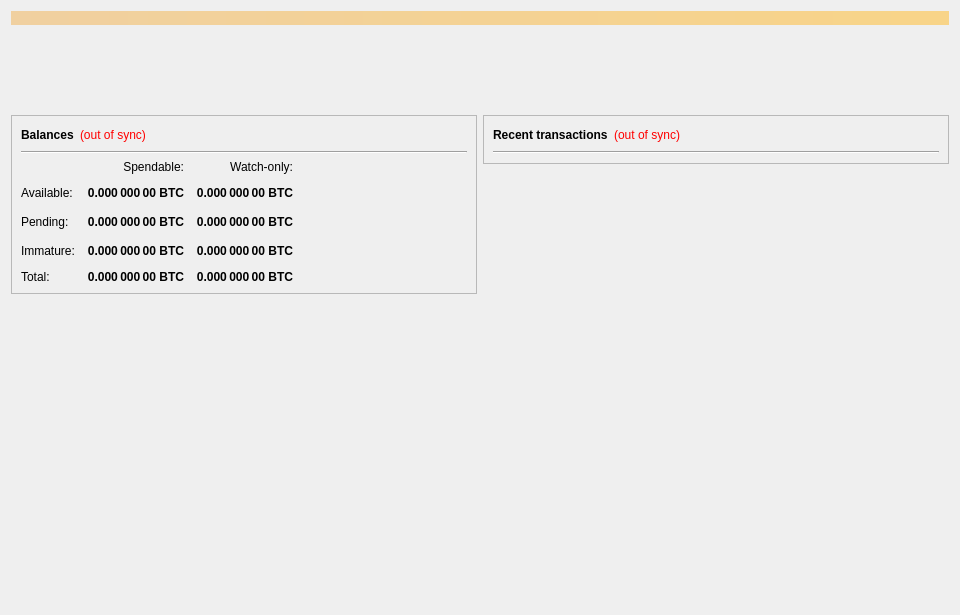
<?xml version="1.0" encoding="UTF-8"?>
<ui version="4.0">
 <class>OverviewPage</class>
 <widget class="QWidget" name="OverviewPage">
  <property name="geometry">
   <rect>
    <x>0</x>
    <y>0</y>
    <width>960</width>
    <height>615</height>
   </rect>
  </property>
  <property name="minimumSize">
   <size>
    <width>960</width>
    <height>0</height>
   </size>
  </property>
  <property name="windowTitle">
   <string>Form</string>
  </property>
  <layout class="QVBoxLayout" name="topLayout">
   <item>
    <widget class="QLabel" name="labelAlerts">
     <property name="visible">
      <bool>false</bool>
     </property>
     <property name="styleSheet">
      <string notr="true">background-color: qlineargradient(x1: 0, y1: 0, x2: 1, y2: 0, stop:0 #F0D0A0, stop:1 #F8D488); color:#000000;</string>
     </property>
     <property name="wordWrap">
      <bool>true</bool>
     </property>
     <property name="margin">
      <number>3</number>
     </property>
    </widget>
   </item>
   <item>
    <widget class="QFrame" name="frame_Header">
     <layout class="QVBoxLayout" name="verticalLayout_6">
      <item>
       <layout class="QHBoxLayout" name="horizontalLayout_Header" stretch="1,0">
        <property name="spacing">
         <number>6</number>
        </property>
        <item>
         <spacer name="horizontalSpacer_Header">
          <property name="orientation">
           <enum>Qt::Horizontal</enum>
          </property>
          <property name="sizeHint" stdset="0">
           <size>
            <width>40</width>
            <height>20</height>
           </size>
          </property>
         </spacer>
        </item>
        <item>
         <widget class="QLabel" name="labelOverviewHeaderRight">
          <property name="minimumSize">
           <size>
            <width>464</width>
            <height>60</height>
           </size>
          </property>
          <property name="maximumSize">
           <size>
            <width>16777215</width>
            <height>60</height>
           </size>
          </property>
          <property name="font">
           <font>
            <pointsize>14</pointsize>
           </font>
          </property>
          <property name="text">
           <string/>
          </property>
          <property name="alignment">
           <set>Qt::AlignRight|Qt::AlignTrailing|Qt::AlignVCenter</set>
          </property>
         </widget>
        </item>
       </layout>
      </item>
     </layout>
    </widget>
   </item>
   <item>
    <layout class="QHBoxLayout" name="horizontalLayout" stretch="1,1">
     <item>
      <layout class="QVBoxLayout" name="verticalLayout_2">
       <item>
        <widget class="QFrame" name="frame">
         <property name="frameShape">
          <enum>QFrame::StyledPanel</enum>
         </property>
         <property name="frameShadow">
          <enum>QFrame::Raised</enum>
         </property>
         <layout class="QVBoxLayout" name="verticalLayout_4">
          <item>
           <layout class="QHBoxLayout" name="horizontalLayout_4">
            <item>
             <widget class="QLabel" name="label_5">
              <property name="font">
               <font>
                <weight>75</weight>
                <bold>true</bold>
               </font>
              </property>
              <property name="text">
               <string>Balances</string>
              </property>
             </widget>
            </item>
            <item>
             <widget class="QLabel" name="labelWalletStatus">
              <property name="cursor">
               <cursorShape>WhatsThisCursor</cursorShape>
              </property>
              <property name="toolTip">
               <string>The displayed information may be out of date. Your wallet automatically synchronizes with the bitcoinpay network after a connection is established, but this process has not completed yet.</string>
              </property>
              <property name="styleSheet">
               <string notr="true">QLabel { color: red; }</string>
              </property>
              <property name="text">
               <string notr="true">(out of sync)</string>
              </property>
              <property name="alignment">
               <set>Qt::AlignLeading|Qt::AlignLeft|Qt::AlignVCenter</set>
              </property>
             </widget>
            </item>
            <item>
             <spacer name="horizontalSpacer_3">
              <property name="orientation">
               <enum>Qt::Horizontal</enum>
              </property>
              <property name="sizeHint" stdset="0">
               <size>
                <width>40</width>
                <height>20</height>
               </size>
              </property>
             </spacer>
            </item>
           </layout>
          </item>
          <item>
           <widget class="Line" name="line">
            <property name="orientation">
             <enum>Qt::Horizontal</enum>
            </property>
           </widget>
          </item>
          <item>
           <layout class="QGridLayout" name="gridLayout">
            <property name="spacing">
             <number>12</number>
            </property>
            <item row="2" column="3">
             <spacer name="horizontalSpacer_2">
              <property name="orientation">
               <enum>Qt::Horizontal</enum>
              </property>
              <property name="sizeHint" stdset="0">
               <size>
                <width>40</width>
                <height>20</height>
               </size>
              </property>
             </spacer>
            </item>
            <item row="2" column="1">
             <widget class="QLabel" name="labelUnconfirmed">
              <property name="font">
               <font>
                <weight>75</weight>
                <bold>true</bold>
               </font>
              </property>
              <property name="cursor">
               <cursorShape>IBeamCursor</cursorShape>
              </property>
              <property name="toolTip">
               <string>Total of transactions that have yet to be confirmed, and do not yet count toward the spendable balance</string>
              </property>
              <property name="text">
               <string notr="true">0.000 000 00 BTC</string>
              </property>
              <property name="alignment">
               <set>Qt::AlignRight|Qt::AlignTrailing|Qt::AlignVCenter</set>
              </property>
              <property name="textInteractionFlags">
               <set>Qt::LinksAccessibleByMouse|Qt::TextSelectableByKeyboard|Qt::TextSelectableByMouse</set>
              </property>
             </widget>
            </item>
            <item row="2" column="2">
             <widget class="QLabel" name="labelWatchPending">
              <property name="font">
               <font>
                <weight>75</weight>
                <bold>true</bold>
               </font>
              </property>
              <property name="cursor">
               <cursorShape>IBeamCursor</cursorShape>
              </property>
              <property name="toolTip">
               <string>Unconfirmed transactions to watch-only addresses</string>
              </property>
              <property name="text">
               <string notr="true">0.000 000 00 BTC</string>
              </property>
              <property name="alignment">
               <set>Qt::AlignRight|Qt::AlignTrailing|Qt::AlignVCenter</set>
              </property>
              <property name="textInteractionFlags">
               <set>Qt::LinksAccessibleByMouse|Qt::TextSelectableByKeyboard|Qt::TextSelectableByMouse</set>
              </property>
             </widget>
            </item>
            <item row="4" column="0">
             <widget class="QLabel" name="labelTotalText">
              <property name="text">
               <string>Total:</string>
              </property>
             </widget>
            </item>
            <item row="3" column="1">
             <widget class="QLabel" name="labelImmature">
              <property name="font">
               <font>
                <weight>75</weight>
                <bold>true</bold>
               </font>
              </property>
              <property name="cursor">
               <cursorShape>IBeamCursor</cursorShape>
              </property>
              <property name="toolTip">
               <string>Staked or masternode rewards that has not yet matured</string>
              </property>
              <property name="text">
               <string notr="true">0.000 000 00 BTC</string>
              </property>
              <property name="alignment">
               <set>Qt::AlignRight|Qt::AlignTrailing|Qt::AlignVCenter</set>
              </property>
              <property name="textInteractionFlags">
               <set>Qt::LinksAccessibleByMouse|Qt::TextSelectableByKeyboard|Qt::TextSelectableByMouse</set>
              </property>
             </widget>
            </item>
            <item row="3" column="2">
             <widget class="QLabel" name="labelWatchImmature">
              <property name="font">
               <font>
                <weight>75</weight>
                <bold>true</bold>
               </font>
              </property>
              <property name="cursor">
               <cursorShape>IBeamCursor</cursorShape>
              </property>
              <property name="toolTip">
               <string>Staked or masternode rewards in watch-only addresses that has not yet matured</string>
              </property>
              <property name="text">
               <string notr="true">0.000 000 00 BTC</string>
              </property>
              <property name="alignment">
               <set>Qt::AlignRight|Qt::AlignTrailing|Qt::AlignVCenter</set>
              </property>
              <property name="textInteractionFlags">
               <set>Qt::LinksAccessibleByMouse|Qt::TextSelectableByKeyboard|Qt::TextSelectableByMouse</set>
              </property>
             </widget>
            </item>
            <item row="4" column="2">
             <widget class="QLabel" name="labelWatchTotal">
              <property name="font">
               <font>
                <weight>75</weight>
                <bold>true</bold>
               </font>
              </property>
              <property name="cursor">
               <cursorShape>IBeamCursor</cursorShape>
              </property>
              <property name="toolTip">
               <string>Current total balance in watch-only addresses</string>
              </property>
              <property name="text">
               <string notr="true">0.000 000 00 BTC</string>
              </property>
              <property name="alignment">
               <set>Qt::AlignRight|Qt::AlignTrailing|Qt::AlignVCenter</set>
              </property>
              <property name="textInteractionFlags">
               <set>Qt::LinksAccessibleByMouse|Qt::TextSelectableByKeyboard|Qt::TextSelectableByMouse</set>
              </property>
             </widget>
            </item>
            <item row="0" column="2">
             <widget class="QLabel" name="labelWatchonly">
              <property name="text">
               <string>Watch-only:</string>
              </property>
              <property name="alignment">
               <set>Qt::AlignRight|Qt::AlignTrailing|Qt::AlignVCenter</set>
              </property>
             </widget>
            </item>
            <item row="3" column="0">
             <widget class="QLabel" name="labelImmatureText">
              <property name="text">
               <string>Immature:</string>
              </property>
             </widget>
            </item>
            <item row="4" column="1">
             <widget class="QLabel" name="labelTotal">
              <property name="font">
               <font>
                <weight>75</weight>
                <bold>true</bold>
               </font>
              </property>
              <property name="cursor">
               <cursorShape>IBeamCursor</cursorShape>
              </property>
              <property name="toolTip">
               <string>Your current total balance</string>
              </property>
              <property name="text">
               <string notr="true">0.000 000 00 BTC</string>
              </property>
              <property name="alignment">
               <set>Qt::AlignRight|Qt::AlignTrailing|Qt::AlignVCenter</set>
              </property>
              <property name="textInteractionFlags">
               <set>Qt::LinksAccessibleByMouse|Qt::TextSelectableByKeyboard|Qt::TextSelectableByMouse</set>
              </property>
             </widget>
            </item>
            <item row="1" column="2">
             <widget class="QLabel" name="labelWatchAvailable">
              <property name="font">
               <font>
                <weight>75</weight>
                <bold>true</bold>
               </font>
              </property>
              <property name="cursor">
               <cursorShape>IBeamCursor</cursorShape>
              </property>
              <property name="toolTip">
               <string>Your current balance in watch-only addresses</string>
              </property>
              <property name="text">
               <string notr="true">0.000 000 00 BTC</string>
              </property>
              <property name="alignment">
               <set>Qt::AlignRight|Qt::AlignTrailing|Qt::AlignVCenter</set>
              </property>
              <property name="textInteractionFlags">
               <set>Qt::LinksAccessibleByMouse|Qt::TextSelectableByKeyboard|Qt::TextSelectableByMouse</set>
              </property>
             </widget>
            </item>
            <item row="2" column="0">
             <widget class="QLabel" name="labelPendingText">
              <property name="text">
               <string>Pending:</string>
              </property>
             </widget>
            </item>
            <item row="1" column="1">
             <widget class="QLabel" name="labelBalance">
              <property name="font">
               <font>
                <weight>75</weight>
                <bold>true</bold>
               </font>
              </property>
              <property name="cursor">
               <cursorShape>IBeamCursor</cursorShape>
              </property>
              <property name="toolTip">
               <string>Your current spendable balance</string>
              </property>
              <property name="text">
               <string notr="true">0.000 000 00 BTC</string>
              </property>
              <property name="alignment">
               <set>Qt::AlignRight|Qt::AlignTrailing|Qt::AlignVCenter</set>
              </property>
              <property name="textInteractionFlags">
               <set>Qt::LinksAccessibleByMouse|Qt::TextSelectableByKeyboard|Qt::TextSelectableByMouse</set>
              </property>
             </widget>
            </item>
            <item row="1" column="0">
             <widget class="QLabel" name="labelBalanceText">
              <property name="text">
               <string>Available:</string>
              </property>
             </widget>
            </item>
            <item row="0" column="1">
             <widget class="QLabel" name="labelSpendable">
              <property name="text">
               <string>Spendable:</string>
              </property>
              <property name="alignment">
               <set>Qt::AlignRight|Qt::AlignTrailing|Qt::AlignVCenter</set>
              </property>
             </widget>
            </item>
           </layout>
          </item>
         </layout>
        </widget>
       </item>
       <item>
        <spacer name="verticalSpacer">
         <property name="orientation">
          <enum>Qt::Vertical</enum>
         </property>
         <property name="sizeHint" stdset="0">
          <size>
           <width>20</width>
           <height>40</height>
          </size>
         </property>
        </spacer>
       </item>
      </layout>
     </item>
     <item>
      <layout class="QVBoxLayout" name="verticalLayout_3">
       <item>
        <widget class="QFrame" name="frame_2">
         <property name="frameShape">
          <enum>QFrame::StyledPanel</enum>
         </property>
         <property name="frameShadow">
          <enum>QFrame::Raised</enum>
         </property>
         <layout class="QVBoxLayout" name="verticalLayout">
          <item>
           <layout class="QHBoxLayout" name="horizontalLayout_2">
            <item>
             <widget class="QLabel" name="label_4">
              <property name="font">
               <font>
                <weight>75</weight>
                <bold>true</bold>
               </font>
              </property>
              <property name="text">
               <string>Recent transactions</string>
              </property>
             </widget>
            </item>
            <item>
             <widget class="QLabel" name="labelTransactionsStatus">
              <property name="cursor">
               <cursorShape>WhatsThisCursor</cursorShape>
              </property>
              <property name="toolTip">
               <string>The displayed information may be out of date. Your wallet automatically synchronizes with the bitcoinpay network after a connection is established, but this process has not completed yet.</string>
              </property>
              <property name="styleSheet">
               <string notr="true">QLabel { color: red; }</string>
              </property>
              <property name="text">
               <string notr="true">(out of sync)</string>
              </property>
              <property name="alignment">
               <set>Qt::AlignRight|Qt::AlignTrailing|Qt::AlignVCenter</set>
              </property>
             </widget>
            </item>
            <item>
             <spacer name="horizontalSpacer">
              <property name="orientation">
               <enum>Qt::Horizontal</enum>
              </property>
              <property name="sizeHint" stdset="0">
               <size>
                <width>40</width>
                <height>20</height>
               </size>
              </property>
             </spacer>
            </item>
           </layout>
          </item>
          <item>
           <widget class="Line" name="line_2">
            <property name="orientation">
             <enum>Qt::Horizontal</enum>
            </property>
           </widget>
          </item>
         </layout>
        </widget>
       </item>
       <item>
        <widget class="QListView" name="listTransactions">
         <property name="styleSheet">
          <string notr="true">QListView { background: transparent; }</string>
         </property>
         <property name="frameShape">
          <enum>QFrame::NoFrame</enum>
         </property>
         <property name="verticalScrollBarPolicy">
          <enum>Qt::ScrollBarAlwaysOff</enum>
         </property>
         <property name="horizontalScrollBarPolicy">
          <enum>Qt::ScrollBarAlwaysOff</enum>
         </property>
         <property name="selectionMode">
          <enum>QAbstractItemView::NoSelection</enum>
         </property>
        </widget>
       </item>
       <item>
        <spacer name="verticalSpacer_2">
         <property name="orientation">
          <enum>Qt::Vertical</enum>
         </property>
         <property name="sizeType">
          <enum>QSizePolicy::Expanding</enum>
         </property>
         <property name="sizeHint" stdset="0">
          <size>
           <width>20</width>
           <height>40</height>
          </size>
         </property>
        </spacer>
       </item>
      </layout>
     </item>
    </layout>
   </item>
  </layout>
 </widget>
 <resources/>
 <connections/>
</ui>
